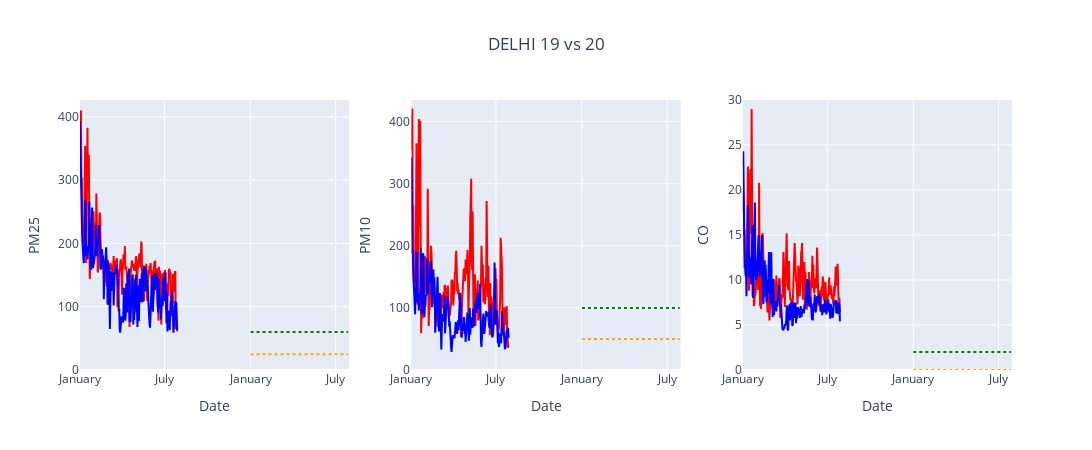

The code cell stored with this chart in its notebook:
### Code cell
fig = make_subplots(
rows=1, cols=3,
#subplot_titles=imp_pollutant,
vertical_spacing=0.05
)
for m,i in enumerate(imp_pollutant):
    dfd=df_delhi[df_delhi['Specie'].isin([i])]
    fig.add_trace(go.Scatter(x=dfd['Date_x'],y=dfd['median_x'],line_color='red'),row=1,col=m+1)
    fig.update_xaxes(tickformat="%B",row=1,col=m+1)
    fig.add_trace(go.Scatter(x=dfd['Date_x'],y=dfd['median_y'],line_color='blue'),row=1,col=m+1)
    fig.add_shape(go.layout.Shape(type="line", x0=start, y0=pollutant_who[i], x1=end, y1=pollutant_who[i],
                                  line=dict(color='orange', width=2,dash='dot'),),row=1,col=m+1)
    fig.add_shape(go.layout.Shape(type="line", x0=start, y0=pollutant_naaqs[i], x1=end, y1=pollutant_naaqs[i],
                                  line=dict(color='green', width=2,dash='dot'),),row=1,col=m+1)
    fig.update_yaxes(title=i.upper(),range=[0,dfd['median_x'].max() +dfd['median_x'].mean()/10], row=1, col=m+1)
    fig.update_xaxes(title_text="Date", row=1, col=m+1)
fig.update_layout(title='DELHI 19 vs 20',title_x=0.5,height=450,width=1300,showlegend=False)
fig.show()
fig.write_image(f'images/19vs20_delhi.png')

### Figure 1 — Plotly figure (JSON) as saved in the notebook; plotly's stock layout.template omitted (floating-point values rounded to 4 significant figures; data arrays with more than 128 entries replaced by an {"elided": "..."} marker saying what was removed)
{"data": [{"line": {"color": "red"}, "type": "scatter", "x": {"elided": "208 str values"}, "xaxis": "x", "y": {"elided": "208 int values"}, "yaxis": "y"}, {"line": {"color": "blue"}, "type": "scatter", "x": {"elided": "208 str values"}, "xaxis": "x", "y": {"elided": "208 int values"}, "yaxis": "y"}, {"line": {"color": "red"}, "type": "scatter", "x": {"elided": "208 str values"}, "xaxis": "x2", "y": {"elided": "208 int values"}, "yaxis": "y2"}, {"line": {"color": "blue"}, "type": "scatter", "x": {"elided": "208 str values"}, "xaxis": "x2", "y": {"elided": "208 int values"}, "yaxis": "y2"}, {"line": {"color": "red"}, "type": "scatter", "x": {"elided": "208 str values"}, "xaxis": "x3", "y": {"elided": "208 float values"}, "yaxis": "y3"}, {"line": {"color": "blue"}, "type": "scatter", "x": {"elided": "208 str values"}, "xaxis": "x3", "y": {"elided": "208 float values"}, "yaxis": "y3"}], "layout": {"height": 450, "shapes": [{"line": {"color": "orange", "dash": "dot", "width": 2}, "type": "line", "x0": "2020-01-01", "x1": "2020-07-28", "xref": "x", "y0": 25, "y1": 25, "yref": "y"}, {"line": {"color": "green", "dash": "dot", "width": 2}, "type": "line", "x0": "2020-01-01", "x1": "2020-07-28", "xref": "x", "y0": 60, "y1": 60, "yref": "y"}, {"line": {"color": "orange", "dash": "dot", "width": 2}, "type": "line", "x0": "2020-01-01", "x1": "2020-07-28", "xref": "x2", "y0": 50, "y1": 50, "yref": "y2"}, {"line": {"color": "green", "dash": "dot", "width": 2}, "type": "line", "x0": "2020-01-01", "x1": "2020-07-28", "xref": "x2", "y0": 100, "y1": 100, "yref": "y2"}, {"line": {"color": "orange", "dash": "dot", "width": 2}, "type": "line", "x0": "2020-01-01", "x1": "2020-07-28", "xref": "x3", "y0": 0, "y1": 0, "yref": "y3"}, {"line": {"color": "green", "dash": "dot", "width": 2}, "type": "line", "x0": "2020-01-01", "x1": "2020-07-28", "xref": "x3", "y0": 2, "y1": 2, "yref": "y3"}], "showlegend": false, "title": {"text": "DELHI 19 vs 20", "x": 0.5}, "width": 1300, "xaxis": {"anchor": "y", "domain": [0, 0.2889], "tickformat": "%B", "title": {"text": "Date"}}, "xaxis2": {"anchor": "y2", "domain": [0.3556, 0.6444], "tickformat": "%B", "title": {"text": "Date"}}, "xaxis3": {"anchor": "y3", "domain": [0.7111, 1], "tickformat": "%B", "title": {"text": "Date"}}, "yaxis": {"anchor": "x", "domain": [0, 1], "range": [0, 426.7], "title": {"text": "PM25"}}, "yaxis2": {"anchor": "x2", "domain": [0, 1], "range": [0, 434.7], "title": {"text": "PM10"}}, "yaxis3": {"anchor": "x3", "domain": [0, 1], "range": [0, 30.0], "title": {"text": "CO"}}}}
